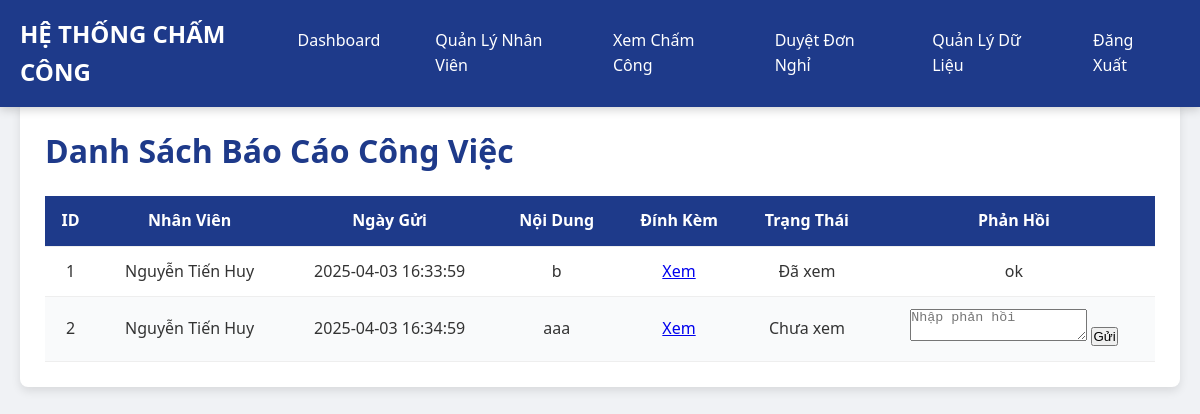
The page /admin/reports (signed in) on the database its author committed.
### tables this page shows
CREATE TABLE work_reports (
        id INTEGER PRIMARY KEY AUTOINCREMENT,
        user_id INTEGER,
        report_date TEXT,
        content TEXT,
        attachment_path TEXT,
        status TEXT DEFAULT 'Chưa xem',  -- Thêm trạng thái báo cáo
        feedback TEXT DEFAULT '',  -- Thêm phản hồi từ admin
        FOREIGN KEY (user_id) REFERENCES users(id)
    );

CREATE TABLE users (
        id INTEGER PRIMARY KEY AUTOINCREMENT,
        username TEXT UNIQUE NOT NULL,
        password TEXT NOT NULL,
        full_name TEXT DEFAULT '',
        phone TEXT DEFAULT '',
        email TEXT DEFAULT '',
        role TEXT DEFAULT 'employee'
    );

### app.py (the view, shortened to what this page needs)
@app.route('/admin/reports', methods=['GET', 'POST'])
@login_required
def admin_reports():
    if current_user.id != 1:
        return "Access denied"
    conn = sqlite3.connect('database.db')
    c = conn.cursor()
    c.execute("SELECT w.id, u.full_name, w.report_date, w.content, w.attachment_path, w.status, w.feedback FROM work_reports w JOIN users u ON w.user_id = u.id")
    reports = c.fetchall()
    conn.close()
    return render_template('admin_reports.html', reports=reports)

### app.py (called while the page is built)
@login_manager.user_loader
def load_user(user_id):
    conn = sqlite3.connect('database.db')
    c = conn.cursor()
    c.execute("SELECT * FROM users WHERE id = ?", (user_id,))
    user = c.fetchone()
    conn.close()
    if user:
        return User(user[0])
    return None

### templates/admin_reports.html (shortened to what this page needs)
<!DOCTYPE html>
<html lang="vi">
<head>
    <link rel="stylesheet" href="{{ url_for('static', filename='css/style.css') }}">
</head>
<body>
    <header>
        <div class="nav-container">
            <div class="nav-brand"><a href="{{ url_for('admin_dashboard') }}">HỆ THỐNG CHẤM CÔNG</a></div>
            <div class="nav-links">
                <a href="{{ url_for('admin_dashboard') }}">Dashboard</a>
                <a href="{{ url_for('admin_employees') }}">Quản Lý Nhân Viên</a>
                <a href="{{ url_for('admin_attendance') }}">Xem Chấm Công</a>
                <a href="{{ url_for('admin_leave_requests') }}">Duyệt Đơn Nghỉ</a>
                <a href="{{ url_for('data_management') }}">Quản Lý Dữ Liệu</a>
                <a href="{{ url_for('logout') }}">Đăng Xuất</a>
            </div>
        </div>
    </header>
    <main>
        <div class="section">
            <h1>Danh Sách Báo Cáo Công Việc</h1>
            <table>
                <thead>
                    <tr>
                        <th>ID</th>
                        <th>Nhân Viên</th>
                        <th>Ngày Gửi</th>
                        <th>Nội Dung</th>
                        <th>Đính Kèm</th>
                        <th>Trạng Thái</th>
                        <th>Phản Hồi</th>
                    </tr>
                </thead>
                <tbody>
                    {% for report in reports %}
                    <tr>
                        <td>{{ report[0] }}</td>
                        <td>{{ report[1] }}</td>
                        <td>{{ report[2] }}</td>
                        <td>{{ report[3] }}</td>
                        <td>{% if report[4] %}<a href="{{ url_for('static', filename=report[4][7:]) }}" target="_blank">Xem</a>{% else %}Không có{% endif %}</td>
                        <td>{{ report[5] }}</td>
                        <td>
                            {% if report[5] == 'Chưa xem' %}
                            <form method="POST">
                                <textarea name="feedback" placeholder="Nhập phản hồi" required></textarea>
                                <button type="submit">Gửi</button>
                            </form>
                            {% else %}
                            {{ report[6] }}
                            {% endif %}
                        </td>
                    </tr>
                    {% endfor %}
                </tbody>
            </table>
        </div>
    </main>
</body>
</html>

### static/css/style.css (style rules this page uses)
* { margin: 0; padding: 0; box-sizing: border-box; }
body { font-family: 'Segoe UI', Arial, sans-serif; background-color: #f0f2f5; color: #333; line-height: 1.6; }
header { position: fixed; top: 0; left: 0; width: 100%; background-color: #1e3a8a; padding: 15px 0; box-shadow: 0 2px 10px rgba(0, 0, 0, 0.2); z-index: 1000; }
.nav-container { max-width: 1400px; margin: 0 auto; display: flex; justify-content: space-between; align-items: center; padding: 0 20px; }
.nav-brand a { color: #fff; font-size: 1.5em; font-weight: 700; text-decoration: none; }
.nav-links { display: flex; gap: 15px; }
.nav-links a { color: #fff; text-decoration: none; padding: 10px 20px; font-weight: 500; border-radius: 5px; transition: background-color 0.3s, transform 0.2s; }
main { max-width: 1400px; margin: 80px auto 40px auto; padding: 20px; }
.section { background-color: #fff; padding: 25px; border-radius: 8px; box-shadow: 0 4px 10px rgba(0, 0, 0, 0.1); margin-bottom: 30px; }
h1 { color: #1e3a8a; font-size: 2em; margin-bottom: 20px; font-weight: 600; }
table { width: 100%; border-collapse: collapse; margin-top: 20px; }
th, td { padding: 12px; text-align: center; border-bottom: 1px solid #eee; }
th { background-color: #1e3a8a; color: #fff; font-weight: 600; }
tr:nth-child(even) { background-color: #f9fafb; }

### rows shown on the page
work_reports: id "1", full_name "Nguyễn Tiến Huy", report_date "2025-04-03 16:33:59", content "b", status "Đã xem", feedback "ok"
work_reports: id "2", full_name "Nguyễn Tiến Huy", report_date "2025-04-03 16:34:59", content "aaa", status "Chưa xem"
